Frame 1 (no input): blank canvas, image omitted
Frame 60 (no input): blank canvas, image omitted
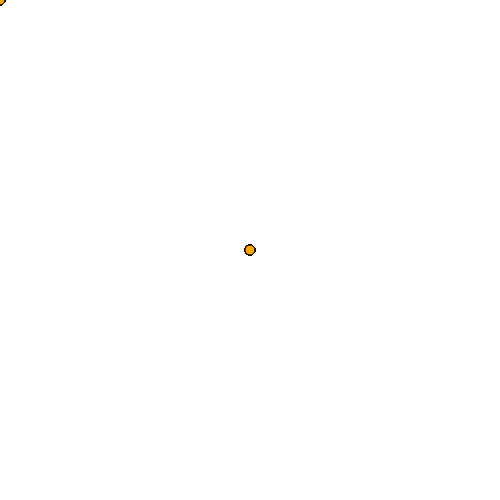
Frame 120 (the mouse pressed at the canvas centre since frame 60)

The p5.js sketch whose frames 1 and 60 were blank and that drew this single picture after the mouse press (run headless with seeded random() and noise() and a simulated clock; from frame 60 on, the mouse is pressed at the canvas centre):

// p5.js sketch
// ── sketch.js
function setup() {
  // put setup code here
  createCanvas(500, 500);
}

function draw() {
  // put drawing code here
 fill("Orange");
  ellipse(mouseX, mouseY, 10, 10) ;
}
